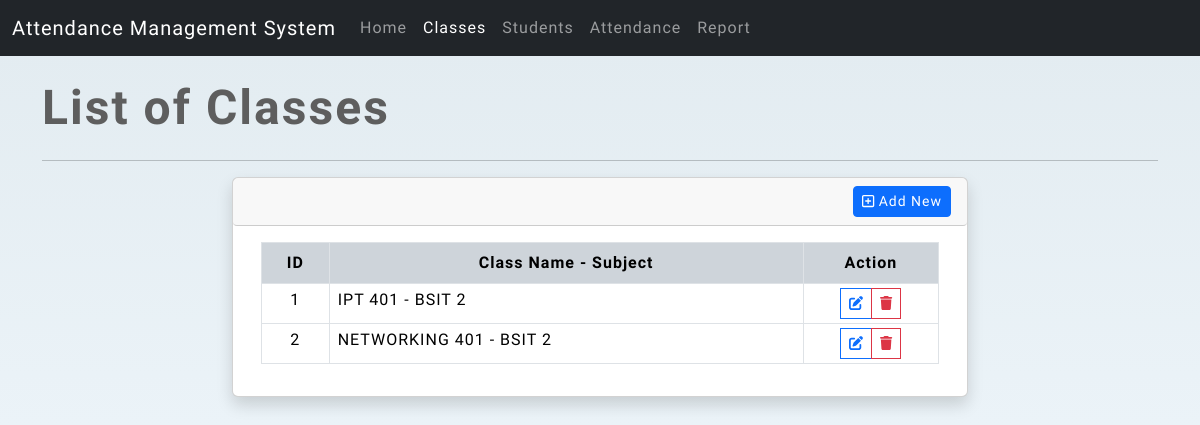
The page /?page=class_list on the database its author committed.
### tables this page shows
CREATE TABLE `class_tbl` (
  `id` int(11) NOT NULL,
  `name` text NOT NULL,
  `created_at` datetime NOT NULL DEFAULT current_timestamp(),
  `updated_at` datetime DEFAULT NULL ON UPDATE current_timestamp()
);

### classes/action.class.php (called while the page is built, shortened)
<?php
class Actions{
    private $conn;
    function __construct(){
        require_once(realpath(__DIR__.'/../db-connect.php'));
        $this->conn = $conn;
    }
    public function list_class(){
        $sql = "SELECT * FROM `class_tbl` order by `name` ASC";
        $qry = $this->conn->query($sql);
        return $qry->fetch_all(MYSQLI_ASSOC);
    }
}

### pages/class_list.php (the view, shortened to what this page needs)
<div class="page-title mb-3">List of Classes</div>
<hr>
<?php
$classList = $actionClass->list_class();
?>
<div class="row justify-content-center">
    <div class="col-lg-8 col-md-10 col-sm-12 col-12">
        <div class="card shadow">
            <div class="card-header rounded-1">
                <div class="d-flex w-100 justify-content-end align-items-center">
                    <button class="btn btn-sm rounded-1 btn-primary" type="button" id="add_class"><i class="far fa-plus-square"></i> Add New</button>
                </div>
            </div>
            <div class="card-body rounded-0">
                <div class="container-fluid">
                    <div class="table-responsive">
                        <table class="table table-bordered table-hovered table-stripped">
                            <colgroup>
                                <col width="10%">
                                <col width="70%">
                                <col width="20%">
                            </colgroup>
                            <thead class="bg-dark-subtle">
                                <tr class="bg-transparent">
                                    <th class="bg-transparent text-center">ID</th>
                                    <th class="bg-transparent text-center">Class Name - Subject</th>
                                    <th class="bg-transparent text-center">Action</th>
                                </tr>
                            </thead>
                            <tbody>
                                <?php if(!empty($classList) && is_array($classList)): ?>
                                <?php foreach($classList as $row): ?>
                                    <tr>
                                        <td class="text-center px-2 py-1"><?= $row['id'] ?></td>
                                        <td class="px-2 py-1"><?= $row['name'] ?></td>
                                        <td class="text-center px-2 py-1">
                                            <div class="input-group input-group-sm justify-content-center">
                                                <button class="btn btn-sm btn-outline-primary rounded-0 edit_class" type="button" data-id="<?= $row['id'] ?>" title="Edit"><i class="fas fa-edit"></i></button>
                                                <button class="btn btn-sm btn-outline-danger rounded-0 delete_class" type="button" data-id="<?= $row['id'] ?>" title="Delete"><i class="fas fa-trash"></i></button>
                                            </div>
                                        </td>
                                    </tr>
                                <?php endforeach; ?>
                                <?php else: ?>
                                    <tr>
                                        <th class="text-center px-2 py-1" colspan="3">No data found.</th>
                                    </tr>
                                <?php endif; ?>
                            </tbody>
                        </table>
                    </div>
                </div>
            </div>
        </div>
    </div>
</div>

### assets/css/style.css (style rules this page uses)
:root { --font-orbiton: 'Kanit', sans-serif; --font-ubuntu: 'Ubuntu', sans-serif; }
html, body { height: 100%; width: 100%; max-height: 100%; overflow: auto; }
* { font-family: var(--font-ubuntu); letter-spacing: 1px; }
body:not(.printable-receipt) { background-color: #e4f5ff; background-image: linear-gradient(to top, #f3faff 0%, #e2ebf0 100%); }
div.page-title, div.page-title * { font-size: 3rem; font-weight: 600; letter-spacing: 2px; color: #5e5e5e; font-family: var(--font-orbiton); }

### rows shown on the page
class_tbl: id "1", name "IPT 401 - BSIT 2"
class_tbl: id "2", name "NETWORKING 401 - BSIT 2"
